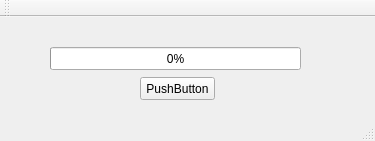
<?xml version="1.0" encoding="UTF-8"?>
<ui version="4.0">
 <class>MainWindow</class>
 <widget class="QMainWindow" name="MainWindow">
  <property name="geometry">
   <rect>
    <x>0</x>
    <y>0</y>
    <width>375</width>
    <height>141</height>
   </rect>
  </property>
  <property name="windowTitle">
   <string>MainWindow</string>
  </property>
  <widget class="QWidget" name="centralWidget">
   <widget class="QPushButton" name="pushButton">
    <property name="geometry">
     <rect>
      <x>140</x>
      <y>60</y>
      <width>75</width>
      <height>23</height>
     </rect>
    </property>
    <property name="text">
     <string>PushButton</string>
    </property>
   </widget>
   <widget class="QProgressBar" name="progressBar">
    <property name="geometry">
     <rect>
      <x>50</x>
      <y>30</y>
      <width>251</width>
      <height>23</height>
     </rect>
    </property>
    <property name="value">
     <number>0</number>
    </property>
    <property name="alignment">
     <set>Qt::AlignCenter</set>
    </property>
    <property name="textVisible">
     <bool>true</bool>
    </property>
    <property name="orientation">
     <enum>Qt::Horizontal</enum>
    </property>
   </widget>
  </widget>
  <widget class="QMenuBar" name="menuBar">
   <property name="geometry">
    <rect>
     <x>0</x>
     <y>0</y>
     <width>375</width>
     <height>21</height>
    </rect>
   </property>
  </widget>
  <widget class="QToolBar" name="mainToolBar">
   <attribute name="toolBarArea">
    <enum>TopToolBarArea</enum>
   </attribute>
   <attribute name="toolBarBreak">
    <bool>false</bool>
   </attribute>
  </widget>
  <widget class="QStatusBar" name="statusBar"/>
 </widget>
 <layoutdefault spacing="6" margin="11"/>
 <resources/>
 <connections/>
</ui>
